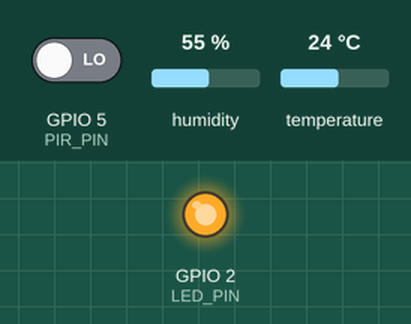
Simulated run of this sketch. Board: ESP32. Parts: output pins drawn as LEDs (lit = HIGH). The test bench sets the inputs (shaded band); at power-on: GPIO 5 (PIR_PIN) LOW, humidity 55 %, temperature 24 °C. WiFi joins after 1.5 s; servers stay silent unless stated; uploads are accepted with an empty reply; the local clock reads 2024-03-15 10:24:30 at power-on unless the sketch sets it; what the sketch prints to the serial monitor is not drawn.

Above: at 7.7 s.
7.8 s: GPIO 5 (PIR_PIN) driven HIGH
At 9.0 s:
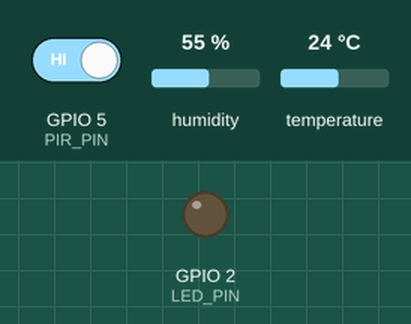
9.3 s: GPIO 5 (PIR_PIN) driven LOW
At 9.6 s:
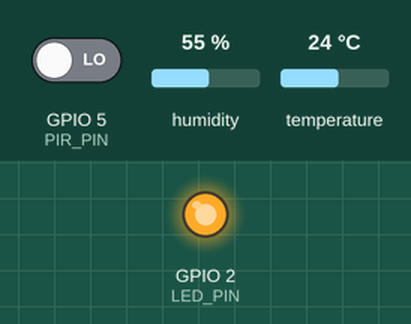
Timing chart, 0 to 39.0 s (numbered marks = the images above; inputs shaded):
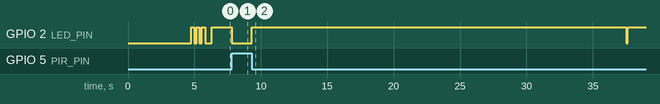

The sketch:

smart_home_sensor_OVH.ino
```cpp
/*
 * ━━━━━━━━━━━━━━━━━━━━━━━━━━━━━━━━━━━━━━━━━━━━━━━━━━━━━━━━
 * 🏠 SMART HOME IoT - ESP32 Sensor Node (OVH Cloud Edition)
 * ━━━━━━━━━━━━━━━━━━━━━━━━━━━━━━━━━━━━━━━━━━━━━━━━━━━━━━━━
 *
 * Wysyła dane z czujników do serwera API na OVH Cloud
 * Obsługuje HTTPS dla bezpiecznej komunikacji
 *
 * CZUJNIKI:
 * - DHT11 (temperatura + wilgotność) → GPIO 4
 * - PIR (czujnik ruchu) → GPIO 5
 * - LED (status) → GPIO 2
 *
 * WYMAGANE BIBLIOTEKI:
 * - DHT sensor library (Adafruit)
 * - Adafruit Unified Sensor
 * - ArduinoJson
 * - WiFiClientSecure (wbudowana w ESP32)
 *
 * WERSJA: 2.0.0 - OVH Cloud
 * ━━━━━━━━━━━━━━━━━━━━━━━━━━━━━━━━━━━━━━━━━━━━━━━━━━━━━━━━
 */

#include <WiFi.h>
#include <WiFiClientSecure.h>
#include <HTTPClient.h>
#include <ArduinoJson.h>
#include <DHT.h>

// ━━━━━━━━━━━━━━━━━━━━━━━━━━━━━━━━━━━━━━━━━━━━━━━━━━━━━━━━
// 🔧 KONFIGURACJA - ZMIEŃ TE WARTOŚCI!
// ━━━━━━━━━━━━━━━━━━━━━━━━━━━━━━━━━━━━━━━━━━━━━━━━━━━━━━━━

// ═══════════════════════════════════════════════════════
// 📶 WiFi credentials
// ═══════════════════════════════════════════════════════
const char* WIFI_SSID = "YOUR_WIFI_SSID";          // ⬅️ Zmień!
const char* WIFI_PASSWORD = "YOUR_WIFI_PASSWORD";     // ⬅️ Zmień!

// ═══════════════════════════════════════════════════════
// 🌐 API Endpoint na OVH Cloud
// ═══════════════════════════════════════════════════════
// HTTP (bez SSL) - dla produkcji zalecane HTTPS z domeną
const char* API_HOST = "YOUR_SERVER_IP_OR_DOMAIN";             // Serwer OVH
const int   API_PORT = 80;                          // HTTP
const char* API_PATH = "/api/telemetry";

// Pełny URL (dla HTTPClient)
const char* API_URL = "http://YOUR_SERVER_IP_OR_DOMAIN/api/telemetry";

// ═══════════════════════════════════════════════════════
// 🔐 API Key - BEZPIECZEŃSTWO!
// ═══════════════════════════════════════════════════════
// Ten klucz musi być taki sam jak ESP32_API_KEY na serwerze OVH
// Wygeneruj: openssl rand -hex 32
const char* API_KEY = "YOUR_ESP32_API_KEY_64_HEX_CHARACTERS_GENERATED_WITH_OPENSSL";

// ═══════════════════════════════════════════════════════
// 📱 Device configuration
// ═══════════════════════════════════════════════════════
const char* DEVICE_ID = "ESP32_SALON";              // ⬅️ Zmień: ESP32_KUCHNIA, etc.
const char* LOCATION = "Salon";                      // ⬅️ Zmień lokalizację
const char* FIRMWARE_VERSION = "2.0.0-OVH";

// ━━━━━━━━━━━━━━━━━━━━━━━━━━━━━━━━━━━━━━━━━━━━━━━━━━━━━━━━
// 📌 KONFIGURACJA PINÓW
// ━━━━━━━━━━━━━━━━━━━━━━━━━━━━━━━━━━━━━━━━━━━━━━━━━━━━━━━━

#define DHTPIN 4          // DHT11 DATA → GPIO 4
#define DHTTYPE DHT11     // DHT11 (niebieski czujnik)
#define PIR_PIN 5         // PIR OUT → GPIO 5
#define LED_PIN 2         // LED wbudowany ESP32

// ━━━━━━━━━━━━━━━━━━━━━━━━━━━━━━━━━━━━━━━━━━━━━━━━━━━━━━━━
// ⏱️ KONFIGURACJA CZASU
// ━━━━━━━━━━━━━━━━━━━━━━━━━━━━━━━━━━━━━━━━━━━━━━━━━━━━━━━━

const unsigned long SEND_INTERVAL = 30000;      // Wysyłaj co 30 sekund
const unsigned long WIFI_TIMEOUT = 20000;       // Timeout WiFi 20s
const unsigned long DHT_READ_DELAY = 2000;      // DHT wymaga 2s między odczytami
const unsigned long API_TIMEOUT = 15000;        // Timeout API 15s

// ━━━━━━━━━━━━━━━━━━━━━━━━━━━━━━━━━━━━━━━━━━━━━━━━━━━━━━━━
// 🔐 Let's Encrypt Root CA (ISRG Root X1)
// ━━━━━━━━━━━━━━━━━━━━━━━━━━━━━━━━━━━━━━━━━━━━━━━━━━━━━━━━
// Ten certyfikat jest używany przez Let's Encrypt
// Ważny do 2035 roku

const char* ROOT_CA = R"EOF(
-----BEGIN CERTIFICATE-----
MIIFazCCA1OgAwIBAgIRAIIQz7DSQONZRGPgu2OCiwAwDQYJKoZIhvcNAQELBQAw
TzELMAkGA1UEBhMCVVMxKTAnBgNVBAoTIEludGVybmV0IFNlY3VyaXR5IFJlc2Vh
cmNoIEdyb3VwMRUwEwYDVQQDEwxJU1JHIFJvb3QgWDEwHhcNMTUwNjA0MTEwNDM4
WhcNMzUwNjA0MTEwNDM4WjBPMQswCQYDVQQGEwJVUzEpMCcGA1UEChMgSW50ZXJu
ZXQgU2VjdXJpdHkgUmVzZWFyY2ggR3JvdXAxFTATBgNVBAMTDElTUkcgUm9vdCBY
MTCCAiIwDQYJKoZIhvcNAQEBBQADggIPADCCAgoCggIBAK3oJHP0FDfzm54rVygc
h77ct984kIxuPOZXoHj3dcKi/vVqbvYATyjb3miGbESTtrFj/RQSa78f0uoxmyF+
0TM8ukj13Xnfs7j/EvEhmkvBioZxaUpmZmyPfjxwv60pIgbz5MDmgK7iS4+3mX6U
A5/TR5d8mUgjU+g4rk8Kb4Mu0UlXjIB0ttov0DiNewNwIRt18jA8+o+u3dpjq+sW
T8KOEUt+zwvo/7V3LvSye0rgTBIlDHCNAymg4VMk7BPZ7hm/ELNKjD+Jo2FR3qyH
B5T0Y3HsLuJvW5iB4YlcNHlsdu87kGJ55tukmi8mxdAQ4Q7e2RCOFvu396j3x+UC
B5iPNgiV5+I3lg02dZ77DnKxHZu8A/lJBdiB3QW0KtZB6awBdpUKD9jf1b0SHzUv
KBds0pjBqAlkd25HN7rOrFleaJ1/ctaJxQZBKT5ZPt0m9STJEadao0xAH0ahmbWn
OlFuhjuefXKnEgV4We0+UXgVCwOPjdAvBbI+e0ocS3MFEvzG6uBQE3xDk3SzynTn
jh8BCNAw1FtxNrQHusEwMFxIt4I7mKZ9YIqioymCzLq9gwQbooMDQaHWBfEbwrbw
qHyGO0aoSCqI3Haadr8faqU9GY/rOPNk3sgrDQoo//fb4hVC1CLQJ13hef4Y53CI
rU7m2Ys6xt0nUW7/vGT1M0NPAgMBAAGjQjBAMA4GA1UdDwEB/wQEAwIBBjAPBgNV
HRMBAf8EBTADAQH/MB0GA1UdDgQWBBR5tFnme7bl5AFzgAiIyBpY9umbbjANBgkq
hkiG9w0BAQsFAAOCAgEAVR9YqbyyqFDQDLHYGmkgJykIrGF1XIpu+ILlaS/V9lZL
ubhzEFnTIZd+50xx+7LSYK05qAvqFyFWhfFQDlnrzuBZ6brJFe+GnY+EgPbk6ZGQ
3BebYhtF8GaV0nxvwuo77x/Py9auJ/GpsMiu/X1+mvoiBOv/2X/qkSsisRcOj/KK
NFtY2PwByVS5uCbMiogziUwthDyC3+6WVwW6LLv3xLfHTjuCvjHIInNzktHCgKQ5
ORAzI4JMPJ+GslWYHb4phowim57iaztXOoJwTdwJx4nLCgdNbOhdjsnvzqvHu7Ur
TkXWStAmzOVyyghqpZXjFaH3pO3JLF+l+/+sKAIuvtd7u+Nxe5AW0wdeRlN8NwdC
jNPElpzVmbUq4JUagEiuTDkHzsxHpFKVK7q4+63SM1N95R1NbdWhscdCb+ZAJzVc
oyi3B43njTOQ5yOf+1CceWxG1bQVs5ZufpsMljq4Ui0/1lvh+wjChP4kqKOJ2qxq
4RgqsahDYVvTH9w7jXbyLeiNdd8XM2w9U/t7y0Ff/9yi0GE44Za4rF2LN9d11TPA
mRGunUHBcnWEvgJBQl9nJEiU0Zsnvgc/ubhPgXRR4Xq37Z0j4r7g1SgEEzwxA57d
emyPxgcYxn/eR44/KJ4EBs+lVDR3veyJm+kXQ99b21/+jh5Xos1AnX5iItreGCc=
-----END CERTIFICATE-----
)EOF";

// ━━━━━━━━━━━━━━━━━━━━━━━━━━━━━━━━━━━━━━━━━━━━━━━━━━━━━━━━
// 🔧 INICJALIZACJA
// ━━━━━━━━━━━━━━━━━━━━━━━━━━━━━━━━━━━━━━━━━━━━━━━━━━━━━━━━

DHT dht(DHTPIN, DHTTYPE);
WiFiClientSecure secureClient;

// Zmienne globalne
unsigned long lastSendTime = 0;
unsigned long lastDHTRead = 0;
bool lastMotionState = false;
int wifiReconnectAttempts = 0;
int apiFailCount = 0;

// Bufory na ostatnie odczyty
float lastTemperature = 0;
float lastHumidity = 0;
bool lastMotion = false;

// ━━━━━━━━━━━━━━━━━━━━━━━━━━━━━━━━━━━━━━━━━━━━━━━━━━━━━━━━
// 🚀 SETUP
// ━━━━━━━━━━━━━━━━━━━━━━━━━━━━━━━━━━━━━━━━━━━━━━━━━━━━━━━━

void setup() {
  Serial.begin(115200);
  delay(1000);

  Serial.println();
  Serial.println("━━━━━━━━━━━━━━━━━━━━━━━━━━━━━━━━━━━━━━━━━━━━━━");
  Serial.println("🏠 SMART HOME IoT - ESP32 (OVH Cloud Edition)");
  Serial.println("━━━━━━━━━━━━━━━━━━━━━━━━━━━━━━━━━━━━━━━━━━━━━━");
  Serial.printf("📱 Device ID: %s\n", DEVICE_ID);
  Serial.printf("📍 Location: %s\n", LOCATION);
  Serial.printf("🔢 Firmware: %s\n", FIRMWARE_VERSION);
  Serial.printf("🌐 API: %s\n", API_HOST);
  Serial.println("━━━━━━━━━━━━━━━━━━━━━━━━━━━━━━━━━━━━━━━━━━━━━━\n");

  // Konfiguracja pinów
  pinMode(PIR_PIN, INPUT);
  pinMode(LED_PIN, OUTPUT);
  digitalWrite(LED_PIN, LOW);

  // Start czujnika DHT11
  Serial.println("🌡️  Initializing DHT11...");
  dht.begin();
  delay(2000);
  Serial.println("✅ DHT11 ready");

  // Konfiguracja HTTPS z certyfikatem CA
  secureClient.setCACert(ROOT_CA);

  // Połącz z WiFi
  connectWiFi();

  // Synchronizacja czasu (wymagana dla HTTPS)
  syncTime();

  // Test czujników
  Serial.println("\n🧪 Testing sensors...");
  testSensors();

  Serial.println("\n✅ ESP32 Ready! Starting main loop...\n");
  digitalWrite(LED_PIN, HIGH);

  lastSendTime = millis();
}

// ━━━━━━━━━━━━━━━━━━━━━━━━━━━━━━━━━━━━━━━━━━━━━━━━━━━━━━━━
// 🔄 MAIN LOOP
// ━━━━━━━━━━━━━━━━━━━━━━━━━━━━━━━━━━━━━━━━━━━━━━━━━━━━━━━━

void loop() {
  // Sprawdź połączenie WiFi
  if (WiFi.status() != WL_CONNECTED) {
    Serial.println("❌ WiFi disconnected!");
    digitalWrite(LED_PIN, LOW);
    connectWiFi();
  }

  // Wysyłaj dane z DHT11 co SEND_INTERVAL
  if (millis() - lastSendTime >= SEND_INTERVAL) {
    sendDHTData();
    lastSendTime = millis();
  }

  // Sprawdź czujnik ruchu natychmiast
  checkMotion();

  delay(100);
}

// ━━━━━━━━━━━━━━━━━━━━━━━━━━━━━━━━━━━━━━━━━━━━━━━━━━━━━━━━
// 📡 POŁĄCZENIE WiFi
// ━━━━━━━━━━━━━━━━━━━━━━━━━━━━━━━━━━━━━━━━━━━━━━━━━━━━━━━━

void connectWiFi() {
  Serial.println("━━━━━━━━━━━━━━━━━━━━━━━━━━━━━━━━━━");
  Serial.print("📡 Connecting to WiFi: ");
  Serial.println(WIFI_SSID);

  WiFi.mode(WIFI_STA);
  WiFi.begin(WIFI_SSID, WIFI_PASSWORD);

  unsigned long startAttempt = millis();
  while (WiFi.status() != WL_CONNECTED && millis() - startAttempt < WIFI_TIMEOUT) {
    delay(500);
    Serial.print(".");
  }

  if (WiFi.status() == WL_CONNECTED) {
    Serial.println("\n✅ WiFi Connected!");
    Serial.print("📍 IP Address: ");
    Serial.println(WiFi.localIP());
    Serial.print("📶 Signal strength (RSSI): ");
    Serial.print(WiFi.RSSI());
    Serial.println(" dBm");
    Serial.println("━━━━━━━━━━━━━━━━━━━━━━━━━━━━━━━━━━\n");

    // Migaj LED 3 razy
    for (int i = 0; i < 3; i++) {
      digitalWrite(LED_PIN, LOW);
      delay(200);
      digitalWrite(LED_PIN, HIGH);
      delay(200);
    }

    wifiReconnectAttempts = 0;
  } else {
    Serial.println("\n❌ WiFi Connection Failed!");
    wifiReconnectAttempts++;
    if (wifiReconnectAttempts > 5) {
      Serial.println("⚠️  Too many failed attempts. Restarting...");
      delay(3000);
      ESP.restart();
    }
  }
}

// ━━━━━━━━━━━━━━━━━━━━━━━━━━━━━━━━━━━━━━━━━━━━━━━━━━━━━━━━
// ⏰ SYNCHRONIZACJA CZASU (NTP)
// ━━━━━━━━━━━━━━━━━━━━━━━━━━━━━━━━━━━━━━━━━━━━━━━━━━━━━━━━

void syncTime() {
  Serial.println("⏰ Synchronizing time with NTP...");

  configTime(0, 0, "pool.ntp.org", "time.nist.gov");

  time_t now = time(nullptr);
  int timeout = 0;
  while (now < 8 * 3600 * 2 && timeout < 30) {
    delay(500);
    Serial.print(".");
    now = time(nullptr);
    timeout++;
  }

  Serial.println();

  if (now > 8 * 3600 * 2) {
    struct tm timeinfo;
    gmtime_r(&now, &timeinfo);
    Serial.print("✅ Time synchronized: ");
    Serial.println(asctime(&timeinfo));
  } else {
    Serial.println("⚠️  Time sync failed - HTTPS may not work!");
  }
}

// ━━━━━━━━━━━━━━━━━━━━━━━━━━━━━━━━━━━━━━━━━━━━━━━━━━━━━━━━
// 🌡️ ODCZYT I WYSYŁANIE DHT11
// ━━━━━━━━━━━━━━━━━━━━━━━━━━━━━━━━━━━━━━━━━━━━━━━━━━━━━━━━

void sendDHTData() {
  if (millis() - lastDHTRead < DHT_READ_DELAY) {
    return;
  }

  Serial.println("\n📊 Reading DHT11 sensor...");

  float temperature = dht.readTemperature();
  float humidity = dht.readHumidity();

  if (isnan(temperature) || isnan(humidity)) {
    Serial.println("❌ Failed to read DHT11!");
    return;
  }

  lastTemperature = temperature;
  lastHumidity = humidity;
  lastDHTRead = millis();

  Serial.printf("🌡️  Temperature: %.1f°C\n", temperature);
  Serial.printf("💧 Humidity: %.1f%%\n", humidity);

  // Wyślij temperaturę
  bool tempSuccess = sendToAPI("temperature", temperature, "°C");
  delay(500);

  // Wyślij wilgotność
  bool humSuccess = sendToAPI("humidity", humidity, "%");

  if (tempSuccess && humSuccess) {
    digitalWrite(LED_PIN, LOW);
    delay(100);
    digitalWrite(LED_PIN, HIGH);
    apiFailCount = 0;
  } else {
    apiFailCount++;
    if (apiFailCount > 10) {
      Serial.println("⚠️  Too many API failures. Restarting...");
      delay(3000);
      ESP.restart();
    }
  }
}

// ━━━━━━━━━━━━━━━━━━━━━━━━━━━━━━━━━━━━━━━━━━━━━━━━━━━━━━━━
// 🚶 SPRAWDZANIE RUCHU (PIR)
// ━━━━━━━━━━━━━━━━━━━━━━━━━━━━━━━━━━━━━━━━━━━━━━━━━━━━━━━━

void checkMotion() {
  bool motionDetected = digitalRead(PIR_PIN);

  if (motionDetected != lastMotionState) {
    lastMotionState = motionDetected;
    lastMotion = motionDetected;

    if (motionDetected) {
      Serial.println("\n🚶 ━━━ MOTION DETECTED! ━━━");
      digitalWrite(LED_PIN, LOW);
      sendToAPI("motion", 1, "bool");
    } else {
      Serial.println("\n🔇 No motion detected");
      digitalWrite(LED_PIN, HIGH);
      sendToAPI("motion", 0, "bool");
    }
  }
}

// ━━━━━━━━━━━━━━━━━━━━━━━━━━━━━━━━━━━━━━━━━━━━━━━━━━━━━━━━
// 📤 WYSYŁANIE DANYCH DO API (HTTPS)
// ━━━━━━━━━━━━━━━━━━━━━━━━━━━━━━━━━━━━━━━━━━━━━━━━━━━━━━━━

bool sendToAPI(const char* sensorType, float value, const char* unit) {
  if (WiFi.status() != WL_CONNECTED) {
    Serial.println("❌ No WiFi - cannot send data");
    return false;
  }

  HTTPClient https;

  // Przygotuj JSON
  StaticJsonDocument<512> doc;
  doc["deviceId"] = DEVICE_ID;
  doc["sensorType"] = sensorType;
  doc["value"] = value;
  doc["unit"] = unit;
  doc["location"] = LOCATION;
  doc["rssi"] = WiFi.RSSI();
  doc["firmware"] = FIRMWARE_VERSION;

  String jsonData;
  serializeJson(doc, jsonData);

  Serial.println("📤 Sending to API (HTTPS):");
  Serial.println(jsonData);

  // Konfiguracja HTTPS
  https.begin(secureClient, API_URL);
  https.addHeader("Content-Type", "application/json");
  https.addHeader("X-API-Key", API_KEY);  // 🔐 Autoryzacja!
  https.setTimeout(API_TIMEOUT);

  int httpResponseCode = https.POST(jsonData);

  if (httpResponseCode > 0) {
    Serial.printf("✅ HTTPS Response: %d ", httpResponseCode);

    if (httpResponseCode == 200) {
      String response = https.getString();
      Serial.println("(OK)");
      https.end();
      return true;
    } else if (httpResponseCode == 401) {
      Serial.println("(Unauthorized - check API_KEY!)");
    } else if (httpResponseCode == 403) {
      Serial.println("(Forbidden - invalid API_KEY!)");
    } else {
      Serial.println("(Error)");
      String response = https.getString();
      Serial.println(response);
    }
  } else {
    Serial.printf("❌ HTTPS Error: %d\n", httpResponseCode);
    Serial.println("🔍 Possible issues:");
    Serial.println("   - Check internet connection");
    Serial.println("   - Verify API_HOST is correct");
    Serial.println("   - Server may be down");
    Serial.println("   - SSL certificate issue");
  }

  https.end();
  return false;
}

// ━━━━━━━━━━━━━━━━━━━━━━━━━━━━━━━━━━━━━━━━━━━━━━━━━━━━━━━━
// 🧪 TEST CZUJNIKÓW
// ━━━━━━━━━━━━━━━━━━━━━━━━━━━━━━━━━━━━━━━━━━━━━━━━━━━━━━━━

void testSensors() {
  // Test DHT11
  Serial.print("🌡️  DHT11: ");
  float temp = dht.readTemperature();
  float hum = dht.readHumidity();

  if (!isnan(temp) && !isnan(hum)) {
    Serial.printf("✅ OK (%.1f°C, %.1f%%)\n", temp, hum);
  } else {
    Serial.println("❌ FAILED (check wiring)");
  }

  // Test PIR
  Serial.print("🚶 PIR: ");
  bool motion = digitalRead(PIR_PIN);
  Serial.printf("✅ OK (state: %s)\n", motion ? "HIGH" : "LOW");
  Serial.println("   ⏳ Wait 60s for PIR calibration...");

  // Test LED
  Serial.print("💡 LED: ");
  digitalWrite(LED_PIN, LOW);
  delay(500);
  digitalWrite(LED_PIN, HIGH);
  Serial.println("✅ OK (blinking)");

  // Test API connection
  Serial.print("🌐 API: ");
  if (testAPIConnection()) {
    Serial.println("✅ Connection OK");
  } else {
    Serial.println("⚠️  Connection failed (will retry in loop)");
  }
}

bool testAPIConnection() {
  HTTPClient https;
  String healthUrl = String("https://") + API_HOST + "/api/health";

  https.begin(secureClient, healthUrl);
  https.setTimeout(10000);

  int httpCode = https.GET();
  https.end();

  return httpCode == 200;
}
```

Measured:
- after the input at 7.8 s, GPIO 2 (LED_PIN): HIGH → LOW at once
- after the input at 9.3 s, GPIO 2 (LED_PIN): LOW → HIGH after 0.02 s instead of 28.3 s
